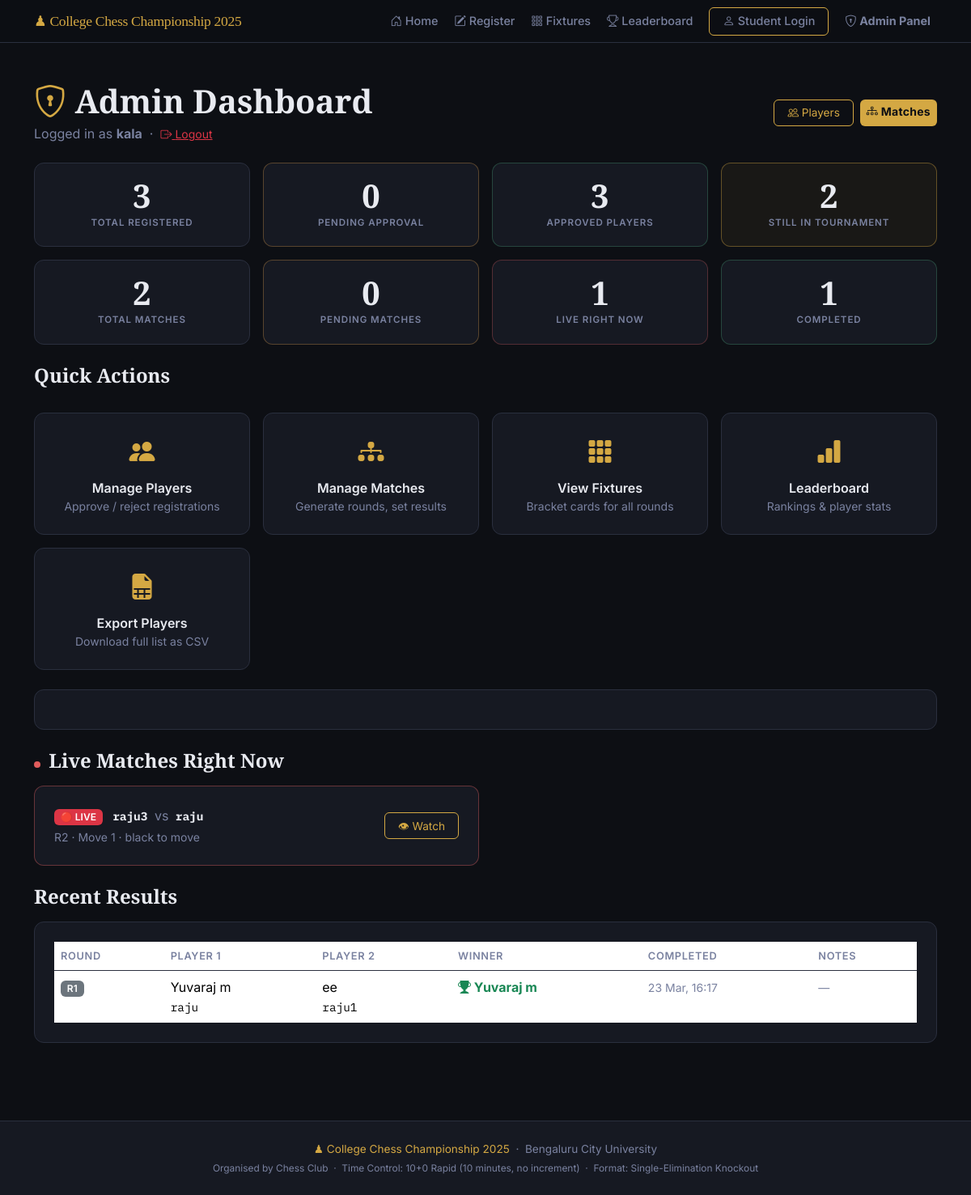
Screenshot of /admin/dashboard (signed in) with the database file from the repository.
### models.py (models this page shows, shortened)
class Match(db.Model):
    __tablename__ = "matches"
    id = db.Column(db.Integer, primary_key=True)
    round_number = db.Column(db.Integer, nullable=False)   # 1 = Round 1, 2 = QF, etc.
    round_label  = db.Column(db.String(50), nullable=True) # e.g. "Quarter-Final"
    player1_id = db.Column(db.Integer, db.ForeignKey("players.id"), nullable=False)
    player2_id = db.Column(db.Integer, db.ForeignKey("players.id"), nullable=True)
    winner_id = db.Column(db.Integer, db.ForeignKey("players.id"), nullable=True)
    status = db.Column(db.String(20), default="pending", nullable=False)
    created_at   = db.Column(db.DateTime, default=datetime.utcnow)
    completed_at = db.Column(db.DateTime, nullable=True)
    board_state   = db.Column(db.Text, nullable=True)       # JSON string of 8x8 board
    move_history  = db.Column(db.Text, default='[]')         # JSON array of move notations
    last_move     = db.Column(db.String(20), nullable=True)  # Last move in algebraic notation
    current_turn  = db.Column(db.String(10), default='white') # 'white' or 'black'
    move_count    = db.Column(db.Integer, default=0)          # Total moves played
    notes = db.Column(db.String(300), nullable=True)

class Player(db.Model):
    __tablename__ = "players"
    id = db.Column(db.Integer, primary_key=True)
    full_name      = db.Column(db.String(100), nullable=False)
    roll_number    = db.Column(db.String(50),  unique=True, nullable=False)
    chess_username = db.Column(db.String(50),  unique=True, nullable=False)
    whatsapp       = db.Column(db.String(20),  nullable=False)
    registered_at = db.Column(db.DateTime, default=datetime.utcnow)
    is_approved   = db.Column(db.Boolean, default=False)   # Admin must approve
    is_eliminated = db.Column(db.Boolean, default=False)   # Set True after a loss
    wins      = db.Column(db.Integer, default=0)   # Total match wins
    losses    = db.Column(db.Integer, default=0)   # Total match losses
    points    = db.Column(db.Integer, default=0)   # 1 per win, used for ranking
    bye_count = db.Column(db.Integer, default=0)   # Number of byes received
    matches_as_p1 = db.relationship(
        "Match", foreign_keys="Match.player1_id",
        backref="player1", lazy="dynamic"
    )
    matches_as_p2 = db.relationship(
        "Match", foreign_keys="Match.player2_id",
        backref="player2", lazy="dynamic"
    )
    matches_won = db.relationship(
        "Match", foreign_keys="Match.winner_id",
        backref="winner", lazy="dynamic"
    )

### app.py (the view)
    @app.route("/admin/dashboard")
    @admin_required
    def admin_dashboard():
        stats = {
            "total_registered": Player.query.count(),
            "pending_approval": Player.query.filter_by(is_approved=False).count(),
            "approved":         Player.query.filter_by(is_approved=True).count(),
            "eliminated":       Player.query.filter_by(is_eliminated=True).count(),
            "still_active":     Player.query.filter_by(is_approved=True, is_eliminated=False).count(),
            "total_matches":    Match.query.count(),
            "pending_matches":  Match.query.filter_by(status="pending").count(),
            "live_matches":     Match.query.filter_by(status="in_progress").count(),
            "completed_matches":Match.query.filter_by(status="completed").count(),
        }
        highest_round = db.session.query(db.func.max(Match.round_number)).scalar() or 0
        recent_results = Match.query.filter_by(status="completed")\
                                    .order_by(Match.completed_at.desc())\
                                    .limit(5).all()
        live_matches = Match.query.filter_by(status="in_progress").all()
        current_round_done = highest_round == 0 or all(
            m.status in ('completed', 'bye')
            for m in Match.query.filter_by(round_number=highest_round).all()
        )
        has_pending = Match.query.filter_by(round_number=highest_round, status='pending').count() > 0
        return render_template(
            "admin_dashboard.html",
            stats            = stats,
            current_round    = highest_round,
            recent_results   = recent_results,
            live_matches     = live_matches,
            current_round_done = current_round_done,
            has_pending      = has_pending,
        )

### templates/admin_dashboard.html (shortened to what this page needs)
{% extends "base.html" %}
{% block content %}
<section class="py-5">
  <div class="container">
    <div class="d-flex justify-content-between align-items-center mb-4">
      <div>
        <h1 class="chess-section-title mb-1">
          <i class="bi bi-shield-lock chess-gold"></i> Admin Dashboard
        </h1>
        <p class="text-muted mb-0">
          Logged in as <strong>{{ session.admin_username }}</strong>
          &nbsp;·&nbsp;
          <a href="{{ url_for('admin_logout') }}" class="text-danger small">
            <i class="bi bi-box-arrow-right"></i> Logout
          </a>
        </p>
      </div>
      <div class="d-flex gap-2">
        <a href="{{ url_for('admin_players') }}" class="btn chess-btn-outline btn-sm">
          <i class="bi bi-people"></i> Players
        </a>
        <a href="{{ url_for('admin_matches') }}" class="btn chess-btn-primary btn-sm">
          <i class="bi bi-diagram-3"></i> Matches
        </a>
      </div>
    </div>
    <div class="row g-3 mb-4">
      <div class="col-6 col-md-3">
        <div class="chess-stat-tile">
          <div class="chess-stat-tile-number">{{ stats.total_registered }}</div>
          <div class="chess-stat-tile-label">Total Registered</div>
        </div>
      </div>
      <div class="col-6 col-md-3">
        <div class="chess-stat-tile warning">
          <div class="chess-stat-tile-number">{{ stats.pending_approval }}</div>
          <div class="chess-stat-tile-label">Pending Approval</div>
        </div>
      </div>
      <div class="col-6 col-md-3">
        <div class="chess-stat-tile success">
          <div class="chess-stat-tile-number">{{ stats.approved }}</div>
          <div class="chess-stat-tile-label">Approved Players</div>
        </div>
      </div>
      <div class="col-6 col-md-3">
        <div class="chess-stat-tile gold">
          <div class="chess-stat-tile-number">{{ stats.still_active }}</div>
          <div class="chess-stat-tile-label">Still In Tournament</div>
        </div>
      </div>
      <div class="col-6 col-md-3">
        <div class="chess-stat-tile">
          <div class="chess-stat-tile-number">{{ stats.total_matches }}</div>
          <div class="chess-stat-tile-label">Total Matches</div>
        </div>
      </div>
      <div class="col-6 col-md-3">
        <div class="chess-stat-tile warning">
          <div class="chess-stat-tile-number">{{ stats.pending_matches }}</div>
          <div class="chess-stat-tile-label">Pending Matches</div>
        </div>
      </div>
      <div class="col-6 col-md-3">
        <div class="chess-stat-tile danger">
          <div class="chess-stat-tile-number">{{ stats.live_matches }}</div>
          <div class="chess-stat-tile-label">Live Right Now</div>
        </div>
      </div>
      <div class="col-6 col-md-3">
        <div class="chess-stat-tile success">
          <div class="chess-stat-tile-number">{{ stats.completed_matches }}</div>
          <div class="chess-stat-tile-label">Completed</div>
        </div>
      </div>
    </div>
    <div class="row g-3 mb-4">
      <div class="col-12">
        <h4 class="chess-section-title mb-3">Quick Actions</h4>
      </div>
      <div class="col-6 col-md-3">
        <a href="{{ url_for('admin_players') }}" class="chess-action-tile">
          <i class="bi bi-people-fill fs-2"></i>
          <div class="mt-2 fw-semibold">Manage Players</div>
          <div class="small text-muted">Approve / reject registrations</div>
        </a>
      </div>
      <div class="col-6 col-md-3">
        <a href="{{ url_for('admin_matches') }}" class="chess-action-tile">
          <i class="bi bi-diagram-3-fill fs-2"></i>
          <div class="mt-2 fw-semibold">Manage Matches</div>
          <div class="small text-muted">Generate rounds, set results</div>
        </a>
      </div>
      <div class="col-6 col-md-3">
        <a href="{{ url_for('fixtures') }}" class="chess-action-tile">
          <i class="bi bi-grid-3x3-gap-fill fs-2"></i>
          <div class="mt-2 fw-semibold">View Fixtures</div>
          <div class="small text-muted">Bracket cards for all rounds</div>
        </a>
      </div>
      <div class="col-6 col-md-3">
        <a href="{{ url_for('leaderboard') }}" class="chess-action-tile">
          <i class="bi bi-bar-chart-fill fs-2"></i>
          <div class="mt-2 fw-semibold">Leaderboard</div>
          <div class="small text-muted">Rankings &amp; player stats</div>
        </a>
      </div>
      <div class="col-6 col-md-3">
        <a href="{{ url_for('admin_export_players') }}" class="chess-action-tile">
          <i class="bi bi-file-earmark-spreadsheet-fill fs-2"></i>
          <div class="mt-2 fw-semibold">Export Players</div>
          <div class="small text-muted">Download full list as CSV</div>
        </a>
      </div>
    </div>
    {% if current_round > 0 %}
    <div class="chess-card mb-4">
    </div>
    {% endif %}
    {% if live_matches %}
    <h4 class="chess-section-title mb-3">
      <span class="live-dot-inline"></span> Live Matches Right Now
    </h4>
    <div class="row g-3 mb-4">
      {% for m in live_matches %}
      <div class="col-md-6">
        <div class="chess-card d-flex align-items-center justify-content-between" style="border-color:rgba(224,92,92,0.4)">
          <div>
            <span class="badge bg-danger me-2" style="animation:pulse 1.5s infinite">🔴 LIVE</span>
            <strong class="chess-mono">{{ m.player1.chess_username }}</strong>
            <span class="text-muted mx-1">vs</span>
            <strong class="chess-mono">{{ m.player2.chess_username if m.player2 else 'BYE' }}</strong>
            <div class="small text-muted mt-1">
              R{{ m.round_number }} · Move {{ m.move_count or 0 }} · {{ m.current_turn or 'white' | capitalize }} to move
            </div>
          </div>
          <a href="{{ url_for('admin_watch', match_id=m.id) }}" class="btn chess-btn-outline btn-sm">
            👁 Watch
          </a>
        </div>
      </div>
      {% endfor %}
    </div>
    {% endif %}
    {% if recent_results %}
    <h4 class="chess-section-title mb-3">Recent Results</h4>
    <div class="chess-card">
      <div class="table-responsive">
        <table class="table table-borderless chess-table mb-0">
          <thead>
            <tr>
              <th>Round</th>
              <th>Player 1</th>
              <th>Player 2</th>
              <th>Winner</th>
              <th>Completed</th>
              <th>Notes</th>
            </tr>
          </thead>
          <tbody>
            {% for m in recent_results %}
            <tr>
              <td><span class="badge bg-secondary">R{{ m.round_number }}</span></td>
              <td>
                {{ m.player1.full_name }}<br/>
                <span class="chess-mono small">{{ m.player1.chess_username }}</span>
              </td>
              <td>
                {% if m.player2 %}
                  {{ m.player2.full_name }}<br/>
                  <span class="chess-mono small">{{ m.player2.chess_username }}</span>
                {% else %}
                  <em class="text-muted">BYE</em>
                {% endif %}
              </td>
              <td>
                {% if m.winner %}
                  <span class="text-success fw-bold">
                    <i class="bi bi-trophy-fill"></i> {{ m.winner.full_name }}
                  </span>
                {% endif %}
              </td>
              <td>
                <small class="text-muted">
                  {% if m.completed_at %}
                    {{ m.completed_at.strftime('%d %b, %H:%M') }}
                  {% endif %}
                </small>
              </td>
              <td><small class="text-muted">{{ m.notes or '—' }}</small></td>
            </tr>
            {% endfor %}
          </tbody>
        </table>
      </div>
    </div>
    {% else %}
    <div class="chess-card text-center py-4 text-muted">
      <i class="bi bi-hourglass fs-2"></i>
      <p class="mt-2 mb-0">No matches completed yet.</p>
    </div>
    {% endif %}
  </div>
</section>
{% endblock %}

### templates/base.html (shortened to what this page needs)
<!DOCTYPE html>
<html lang="en">
<head>
  <link rel="stylesheet"
        href="https://cdn.jsdelivr.net/npm/bootstrap@5.3.3/dist/css/bootstrap.min.css" />
  <link rel="stylesheet"
        href="https://cdn.jsdelivr.net/npm/bootstrap-icons@1.11.3/font/bootstrap-icons.min.css" />
  <link rel="stylesheet" href="{{ url_for('static', filename='css/style.css') }}" />
</head>
<body>
  <nav class="navbar navbar-expand-lg navbar-dark chess-navbar sticky-top">
    <div class="container">
      <a class="navbar-brand chess-brand" href="{{ url_for('index') }}">
        ♟ {{ tournament_name }}
      </a>
      <div class="collapse navbar-collapse" id="navMenu">
        <ul class="navbar-nav ms-auto align-items-lg-center gap-1">
          <li class="nav-item">
            <a class="nav-link" href="{{ url_for('index') }}">
              <i class="bi bi-house-door"></i> Home
            </a>
          </li>
          <li class="nav-item">
            <a class="nav-link" href="{{ url_for('register') }}">
              <i class="bi bi-pencil-square"></i> Register
            </a>
          </li>
          <li class="nav-item">
            <a class="nav-link" href="{{ url_for('fixtures') }}">
              <i class="bi bi-grid-3x3-gap"></i> Fixtures
            </a>
          </li>
          <li class="nav-item">
            <a class="nav-link" href="{{ url_for('leaderboard') }}">
              <i class="bi bi-trophy"></i> Leaderboard
            </a>
          </li>
          {% if session.get('student_roll') %}
            <li class="nav-item">
              <a class="nav-link" href="{{ url_for('student_dashboard') }}">
                <i class="bi bi-person-circle"></i> My Dashboard
              </a>
            </li>
            <li class="nav-item">
              <a class="nav-link text-warning" href="{{ url_for('student_logout') }}">
                <i class="bi bi-box-arrow-right"></i> Log Out
              </a>
            </li>
          {% else %}
            <li class="nav-item">
              <a class="nav-link chess-btn-outline btn btn-sm ms-2"
                 href="{{ url_for('student_login') }}">
                <i class="bi bi-person"></i> Student Login
              </a>
            </li>
          {% endif %}
          {% if session.get('admin_logged_in') %}
            <li class="nav-item">
              <a class="nav-link btn btn-sm btn-warning ms-2 text-dark fw-bold"
                 href="{{ url_for('admin_dashboard') }}">
                <i class="bi bi-shield-lock"></i> Admin Panel
              </a>
            </li>
          {% endif %}
        </ul>
      </div>
    </div>
  </nav>
  <main>
    {% block content %}{% endblock %}
  </main>
  <footer class="chess-footer mt-5 py-4">
    <div class="container text-center">
      <p class="mb-1">
        <span class="chess-gold">♟ {{ tournament_name }}</span>
        &nbsp;·&nbsp; {{ college_name }}
      </p>
      <p class="text-muted small mb-0">
        Organised by {{ organizer_name }}
        &nbsp;·&nbsp;
        Time Control: {{ time_control }}
        &nbsp;·&nbsp;
        Format: {{ tournament_format }}
      </p>
    </div>
  </footer>
</body>
</html>

### rows the page displays
Match: player1.chess_username "raju3", player2 "raju", round_number "2", move_count "1", current_turn "black"
Match: round_number "1", player1.full_name "Yuvaraj m", player1.chess_username "raju", player2.full_name "ee", player2.chess_username "raju1", winner.full_name "Yuvaraj m", completed_at "23 Mar, 16:17", notes "—"

### other values shown
{{ tournament_name }} "College Chess Championship 2025"
{{ session.admin_username }} "kala"
{{ stats.total_registered }} "3"
{{ stats.pending_approval }} "0"
{{ stats.approved }} "3"
{{ stats.still_active }} "2"
{{ stats.total_matches }} "2"
{{ stats.pending_matches }} "0"
{{ stats.live_matches }} "1"
{{ stats.completed_matches }} "1"
{{ college_name }} "Bengaluru City University"
{{ organizer_name }} "Chess Club"
{{ time_control }} "10+0 Rapid (10 minutes, no increment)"
{{ tournament_format }} "Single-Elimination Knockout"
